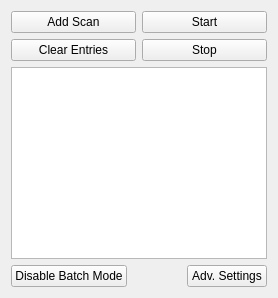
      <widget class="QWidget" name="tab_Batch">
       <attribute name="title">
        <string>Batch Settings</string>
       </attribute>
       <attribute name="toolTip">
        <string>&lt;html&gt;&lt;head/&gt;&lt;body&gt;&lt;p&gt;&lt;span style=&quot; font-weight:600;&quot;&gt;CASAC GUI - Batch Settings&lt;/span&gt;&lt;/p&gt;&lt;p&gt;&lt;span style=&quot; font-style:italic;&quot;&gt;Usage&lt;/span&gt;:&lt;br/&gt;This tab enables the user to program a series of individual scans, that can be&lt;br/&gt;set to run in series automatically, one after the other. This means that, in&lt;br/&gt;principle, you should be able to setup a group of scans and walk away until&lt;br/&gt;they are all finished.&lt;/p&gt;&lt;p&gt;Its operation is rather simple:&lt;br/&gt;1) a few various settings are pushed to their respective entries in the other tabs,&lt;br/&gt;2) then a scan is begun, and instructed to stop after the desired number of&lt;br/&gt;back-and-forth sweeps have finished,&lt;br/&gt;3) then that scan is saved to an individual file, within a folder unique to the job,&lt;br/&gt;4) and finally the next setting is applied for the next scan.&lt;/p&gt;&lt;p&gt;Beware: check the settings carefully before beginning a batch scan! If you&lt;br/&gt;have programmed a setting that causes that scan or its initialization to fail&lt;br/&gt;(i.e. raise an error/exception), the entire set of scans will stop, leaving you&lt;br/&gt;with an incomplete job.&lt;/p&gt;&lt;p&gt;The individual filenames are set to this formula:&lt;br/&gt;- a new directory is created according to the timestamp of the started job&lt;br/&gt;- individual scans are saved to files named &amp;quot;BATCH_&amp;lt;title&amp;gt;_scan&amp;lt;number&amp;gt;.csv&amp;quot;&lt;br/&gt;- all individual scans will contain as comments whatever you've added to the table&lt;br/&gt;- a text file will also be created named &amp;quot;BATCH_&amp;lt;title&amp;gt;_DESCRIPTION.txt&amp;quot;,&lt;br/&gt;  and it will contain the comment that you entered when you started the batch job&lt;/p&gt;&lt;p&gt;&lt;span style=&quot; font-style:italic;&quot;&gt;Keyboard Shortcuts&lt;/span&gt;:&lt;br/&gt;Escape - Exit the GUI&lt;br/&gt;Ctrl+PgDwn / Ctrl+Tab - Next tab&lt;br/&gt;Ctrl+PgUp / Ctrl+Shift+Tab - Previous tab&lt;/p&gt;&lt;p&gt;&lt;span style=&quot; font-style:italic;&quot;&gt;Mouse Shortcuts&lt;/span&gt;:&lt;br/&gt;(nothing special)&lt;/p&gt;&lt;/body&gt;&lt;/html&gt;</string>
       </attribute>
       <layout class="QVBoxLayout" name="verticalLayout_30">
        <item>
         <layout class="QGridLayout" name="gridLayout_13">
          <item row="1" column="0">
           <widget class="QPushButton" name="btn_BatchClear">
            <property name="text">
             <string>Clear Entries</string>
            </property>
           </widget>
          </item>
          <item row="0" column="0">
           <widget class="QPushButton" name="btn_BatchAddEntry">
            <property name="text">
             <string>Add Scan</string>
            </property>
           </widget>
          </item>
          <item row="0" column="1">
           <widget class="QPushButton" name="btn_BatchStart">
            <property name="text">
             <string>Start</string>
            </property>
           </widget>
          </item>
          <item row="1" column="1">
           <widget class="QPushButton" name="btn_BatchStop">
            <property name="text">
             <string>Stop</string>
            </property>
           </widget>
          </item>
         </layout>
        </item>
        <item>
         <widget class="QTableWidget" name="table_Batch"/>
        </item>
        <item>
         <layout class="QHBoxLayout" name="horizontalLayout_21">
          <item>
           <widget class="QPushButton" name="btn_DisableBatchScanMode">
            <property name="text">
             <string>Disable Batch Mode</string>
            </property>
           </widget>
          </item>
          <item>
           <spacer name="horizontalSpacer_21">
            <property name="orientation">
             <enum>Qt::Horizontal</enum>
            </property>
            <property name="sizeHint" stdset="0">
             <size>
              <width>40</width>
              <height>20</height>
             </size>
            </property>
           </spacer>
          </item>
          <item>
           <widget class="QPushButton" name="btn_AdvSettingsBatch">
            <property name="text">
             <string>Adv. Settings</string>
            </property>
           </widget>
          </item>
         </layout>
        </item>
       </layout>
      </widget>
